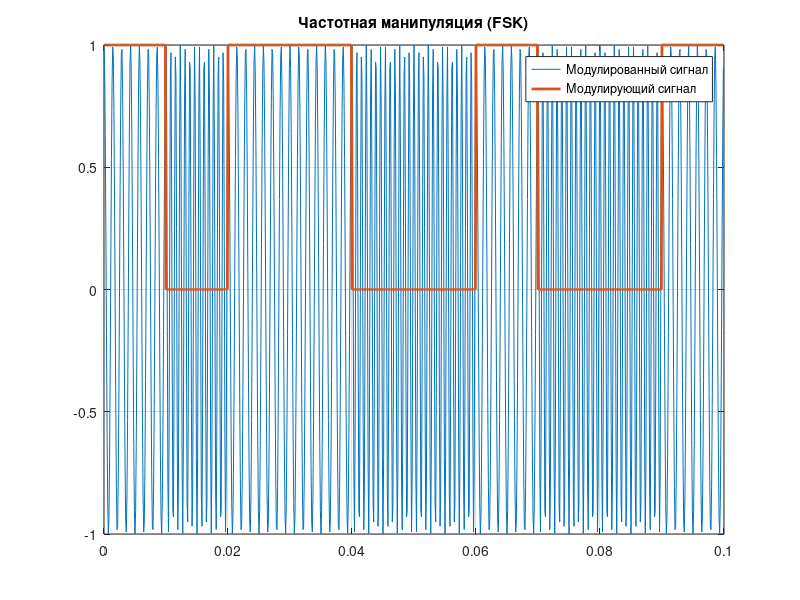
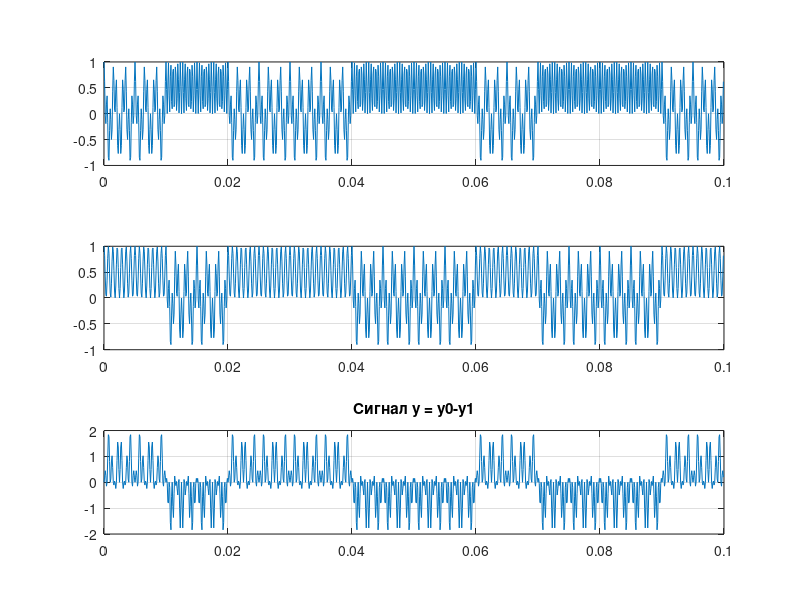

The MATLAB script that drew these images, in order: (Note: this script raises an error after producing the figures.)
clear, clc, close all

fs = 10000;
ts = 0 : 1/fs : 0.1-1/fs;
N = length(ts);

fc = 1000;
h = 6;
T = 0.01;

f0 = fc+h/(2*T); % частота лог. "0"
f1 = fc-h/(2*T); % частота лог. "1"

n_for_bit = T*fs; % длина одного бита в отсчётах

code = [1 0 1 1 0 0 1 0 0 1];

%% модулирующий сигнал
fm = repelem(code , n_for_bit); % Модулирующий сигнал

%% Частотная манипуляция (FSK)
x0 = cos(2*pi*f0*ts);
x1 = cos(2*pi*f1*ts);
x = zeros(1,N);
for i = 1:N 
    if fm(i) == 0
        x(i)  =x0(i);
    else
        x(i) = x1(i);
    end
end

figure;
plot(ts, x), grid on, hold on
plot(ts, fm,'LineWidth',2)
title ('Частотная манипуляция (FSK)')
legend({'Модулированный сигнал';'Модулирующий сигнал'})

%% FSK демодуляция

y0 = x.*x0;
y1 = x.*x1;

y = y1-y0;

figure
subplot(3,1,1)
plot(ts, y0), grid on
subplot(3,1,2)
plot(ts, y1), grid on
subplot(3,1,3)
plot(ts, y), grid on
title('Сигнал y = y0-y1')

fltr = fsk_filter_lowpass;
z = filter(fltr.Numerator,1,y);

dem = z >= 0.1;
figure
subplot(2,1,1)
plot(ts,z), grid on
title('Сигнал y, прошедший через ФНЧ')
subplot(2,1,2)
plot(ts,dem), grid on
title('Код демодулированного сигнала')
